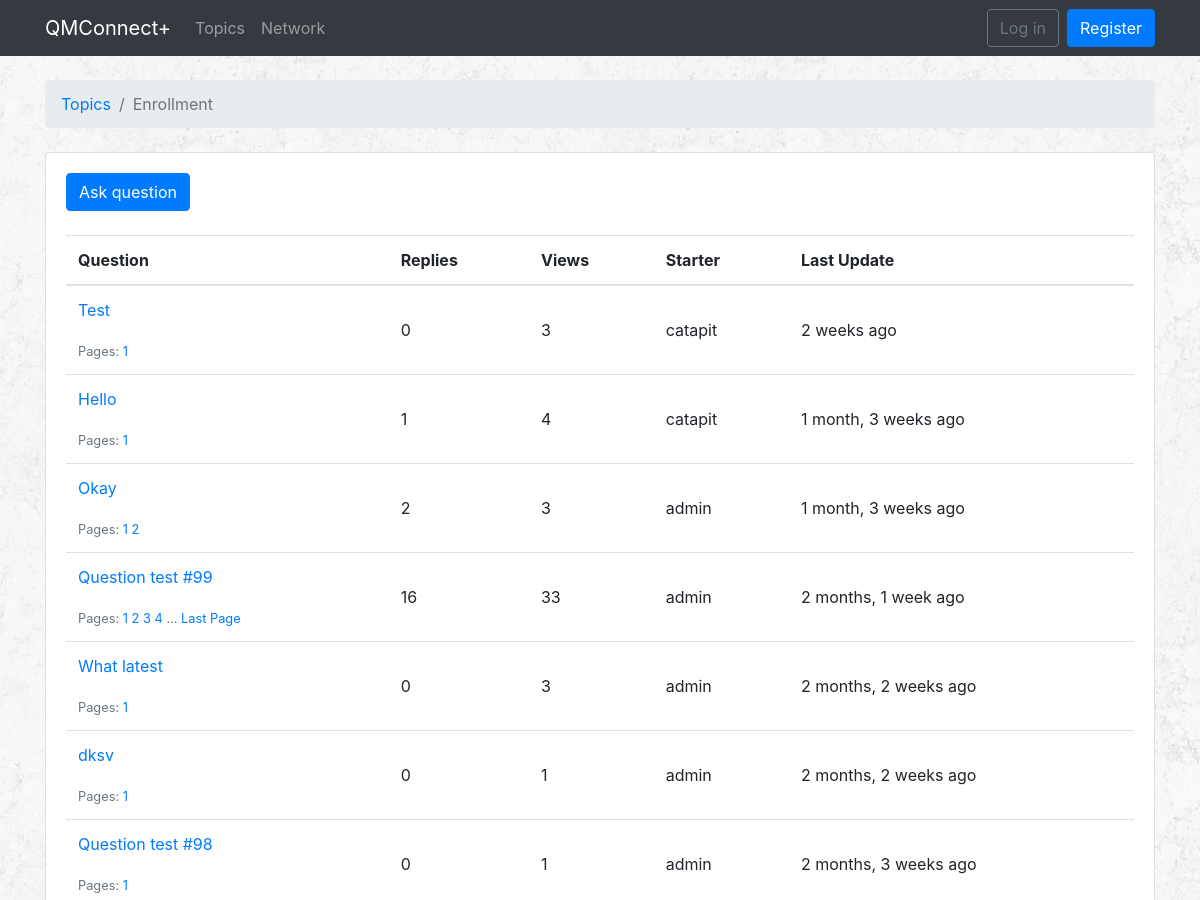
The app's page /topics/1/ (upper part), older data.
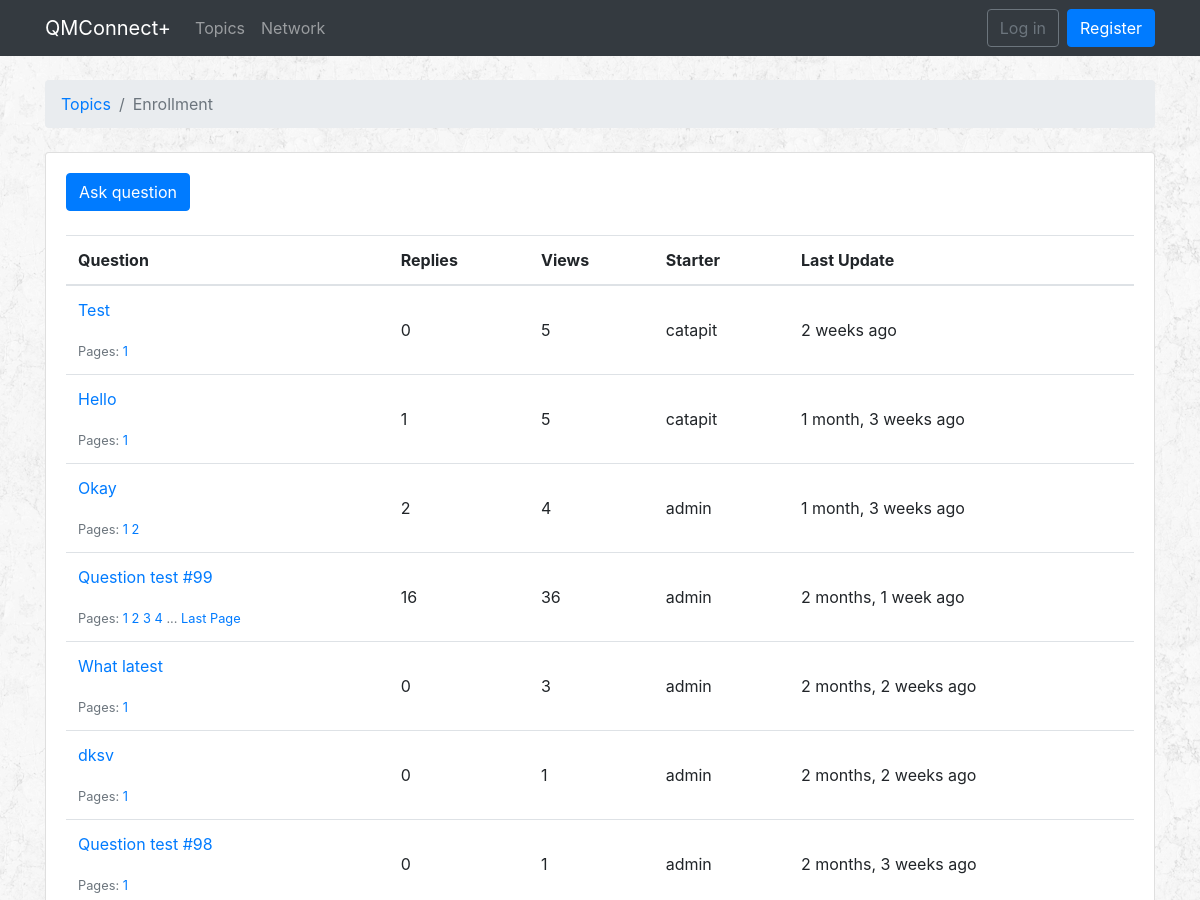
The same page, newer data.
### qa/models.py (models this page shows, shortened)
class Question(models.Model):
    subject = models.CharField(max_length=255)
    last_updated = models.DateTimeField(auto_now_add=True)
    topic = models.ForeignKey(Topic, related_name='questions', on_delete=models.CASCADE)
    starter = models.ForeignKey(User, related_name='questions', on_delete=models.CASCADE)
    views = models.PositiveIntegerField(default=0)
    def get_page_count(self):
        count = self.answers.count()
        print(self.answers)
        pages = count / 2
        return math.ceil(pages)
    def has_many_pages(self, count=None):
        if count is None:
            count = self.get_page_count()
        return count > 6
    def get_page_range(self):
        count = self.get_page_count()
        if self.has_many_pages(count):
            return range(1, 5)
        return range(1, count + 1)

### qa/views.py (the view)
# urls.py: path('topics/<int:pk>/', qa_views.QuestionsView.as_view(), name = 'topic_questions'),
class QuestionsView(ListView):
    model = Question
    context_object_name = 'questions'
    template_name = 'questions.html'
    paginate_by = 20
    def get_context_data(self, **kwargs):
        kwargs['topic'] = self.topic
        return super().get_context_data(**kwargs)
    def get_queryset(self):
        self.topic = get_object_or_404(Topic, pk = self.kwargs.get('pk'))
        queryset = self.topic.questions.order_by('-last_updated').annotate(replies=Count('answers') - 1)
        return queryset

### templates/questions.html (shortened to what this page needs)
{% extends 'base.html' %}
{% load humanize %}
{% block breadcrumb %}
<li class="breadcrumb-item"><a href="{% url 'qa:home' %}">Topics</a></li>
<li class="breadcrumb-item active">{{ topic.name }}</li>
{% endblock %}
{% block content %}
<div class="card">
  <div class="card-body">
    <div class="mb-4">
      <a href="{% url 'qa:new_question' topic.pk %}" class="btn btn-primary">Ask question</a>
    </div>
    <table class="table">
      <thead class="thead-inverse">
        <tr>
          <th>Question</th>
          <th>Replies</th>
          <th>Views</th>
          <th>Starter</th>
          <th>Last Update</th>
        </tr>
      </thead>
      <tbody>
        {% for question in questions %}
        {% url 'qa:question_answers' topic.pk question.pk as question_url %}
        <tr>
          <td class="align-middle">
            <p> <a href="{{ question_url }}">{{ question.subject }}</a> </p>
            <small class="text-muted">
              Pages:
              {% for i in question.get_page_range %}
              <a href="{{ question_url }}?page={{ i }}">{{ i }}</a>
              {% endfor %}
              {% if question.has_many_pages %}
              ... <a href="{{ question_url }}?page={{ question.get_page_count }}">Last Page</a>
              {% endif %}
            </small>
          </td>
          <td class="align-middle"> {{ question.replies }} </td>
          <td class="align-middle"> {{ question.views }} </td>
          <td class="align-middle"> {{ question.starter.username }} </td>
          <td class="align-middle"> {{ question.last_updated|naturaltime }} </td>
        </tr>
        {% endfor %}
      </tbody>
    </table>
  </div>
</div>
{% endblock %}

Row changes from the older to the newer data that the page shows:
changed Question "Test": views "3" → "5"
changed Question "Hello": views "4" → "5"
changed Question "Okay": views "3" → "4"
changed Question "Question test #99": views "33" → "36"
